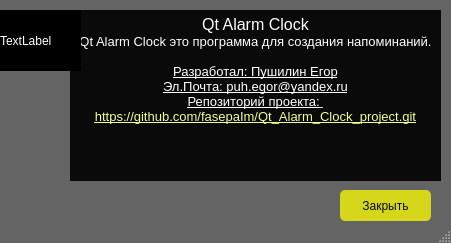
<?xml version="1.0" encoding="UTF-8"?>
<ui version="4.0">
 <class>about_programm_window</class>
 <widget class="QMainWindow" name="about_programm_window">
  <property name="geometry">
   <rect>
    <x>0</x>
    <y>0</y>
    <width>451</width>
    <height>243</height>
   </rect>
  </property>
  <property name="windowTitle">
   <string>О программе</string>
  </property>
  <property name="styleSheet">
   <string notr="true">QMainWindow {
	color: rgb(255, 255, 255);
	background-color: rgba(10, 10, 10, 100);
}

QTextEdit {
	color: rgb(255, 255, 255);
	background-color: rgb(10, 10, 10);
	border-color: rgb(10, 10, 10);
}

QLabel {
	background-color: rgb(0, 0, 0);
	border-color: rgb(10, 10, 10);
	color: rgb(255, 255, 255);
}

QPushButton {
	color: rgb(10, 10, 10);
	background-color: rgb(214, 214, 27);
	border-style: solid;
	border-radius: 5px;
}

QPushButton:pressed {
	background-color: rgb(148, 139, 19);
}

QPushButton:hover {
	border: 1px solid rgb(160, 201, 255);
 	color: rgb(255, 255, 255);
}</string>
  </property>
  <widget class="QWidget" name="centralwidget">
   <widget class="QTextBrowser" name="textBrowser">
    <property name="geometry">
     <rect>
      <x>70</x>
      <y>10</y>
      <width>371</width>
      <height>171</height>
     </rect>
    </property>
    <property name="styleSheet">
     <string notr="true"/>
    </property>
    <property name="html">
     <string>&lt;!DOCTYPE HTML PUBLIC &quot;-//W3C//DTD HTML 4.0//EN&quot; &quot;http://www.w3.org/TR/REC-html40/strict.dtd&quot;&gt;
&lt;html&gt;&lt;head&gt;&lt;meta name=&quot;qrichtext&quot; content=&quot;1&quot; /&gt;&lt;style type=&quot;text/css&quot;&gt;
p, li { white-space: pre-wrap; }
&lt;/style&gt;&lt;/head&gt;&lt;body style=&quot; font-family:'JetBrains Mono'; font-size:10pt; font-weight:400; font-style:normal;&quot;&gt;
&lt;p align=&quot;center&quot; style=&quot; margin-top:0px; margin-bottom:0px; margin-left:0px; margin-right:0px; -qt-block-indent:0; text-indent:0px;&quot;&gt;&lt;span style=&quot; font-size:12pt; color:#ffffff;&quot;&gt;Qt Alarm Clock&lt;/span&gt;&lt;/p&gt;
&lt;p align=&quot;center&quot; style=&quot; margin-top:0px; margin-bottom:0px; margin-left:0px; margin-right:0px; -qt-block-indent:0; text-indent:0px;&quot;&gt;&lt;span style=&quot; color:#ffffff;&quot;&gt;Qt Alarm Clock это программа для создания напоминаний.&lt;/span&gt;&lt;/p&gt;
&lt;p align=&quot;center&quot; style=&quot;-qt-paragraph-type:empty; margin-top:0px; margin-bottom:0px; margin-left:0px; margin-right:0px; -qt-block-indent:0; text-indent:0px; color:#ffffff;&quot;&gt;&lt;br /&gt;&lt;/p&gt;
&lt;p align=&quot;center&quot; style=&quot; margin-top:0px; margin-bottom:0px; margin-left:0px; margin-right:0px; -qt-block-indent:0; text-indent:0px;&quot;&gt;&lt;span style=&quot; text-decoration: underline; color:#ffffff;&quot;&gt;Разработал: Пушилин Егор&lt;/span&gt;&lt;/p&gt;
&lt;p align=&quot;center&quot; style=&quot; margin-top:0px; margin-bottom:0px; margin-left:0px; margin-right:0px; -qt-block-indent:0; text-indent:0px;&quot;&gt;&lt;span style=&quot; text-decoration: underline; color:#ffffff;&quot;&gt;Эл.Почта: puh.egor@yandex.ru&lt;/span&gt;&lt;/p&gt;
&lt;p align=&quot;center&quot; style=&quot; margin-top:0px; margin-bottom:0px; margin-left:0px; margin-right:0px; -qt-block-indent:0; text-indent:0px;&quot;&gt;&lt;span style=&quot; text-decoration: underline; color:#ffffff;&quot;&gt;Репозиторий проекта:&lt;/span&gt;&lt;span style=&quot; text-decoration: underline; color:#ffc9c2;&quot;&gt; &lt;/span&gt;&lt;/p&gt;
&lt;p align=&quot;center&quot; style=&quot; margin-top:0px; margin-bottom:0px; margin-left:0px; margin-right:0px; -qt-block-indent:0; text-indent:0px;&quot;&gt;&lt;span style=&quot; text-decoration: underline; color:#f4ff93;&quot;&gt;https://github.com/fasepaIm/Qt_Alarm_Clock_project.git&lt;/span&gt;&lt;/p&gt;&lt;/body&gt;&lt;/html&gt;</string>
    </property>
   </widget>
   <widget class="QLabel" name="progect_logo">
    <property name="geometry">
     <rect>
      <x>0</x>
      <y>10</y>
      <width>81</width>
      <height>61</height>
     </rect>
    </property>
    <property name="text">
     <string>TextLabel</string>
    </property>
   </widget>
   <widget class="QPushButton" name="ok_button">
    <property name="geometry">
     <rect>
      <x>340</x>
      <y>190</y>
      <width>91</width>
      <height>31</height>
     </rect>
    </property>
    <property name="text">
     <string>Закрыть</string>
    </property>
   </widget>
  </widget>
  <widget class="QStatusBar" name="statusbar"/>
 </widget>
 <resources/>
 <connections/>
</ui>
